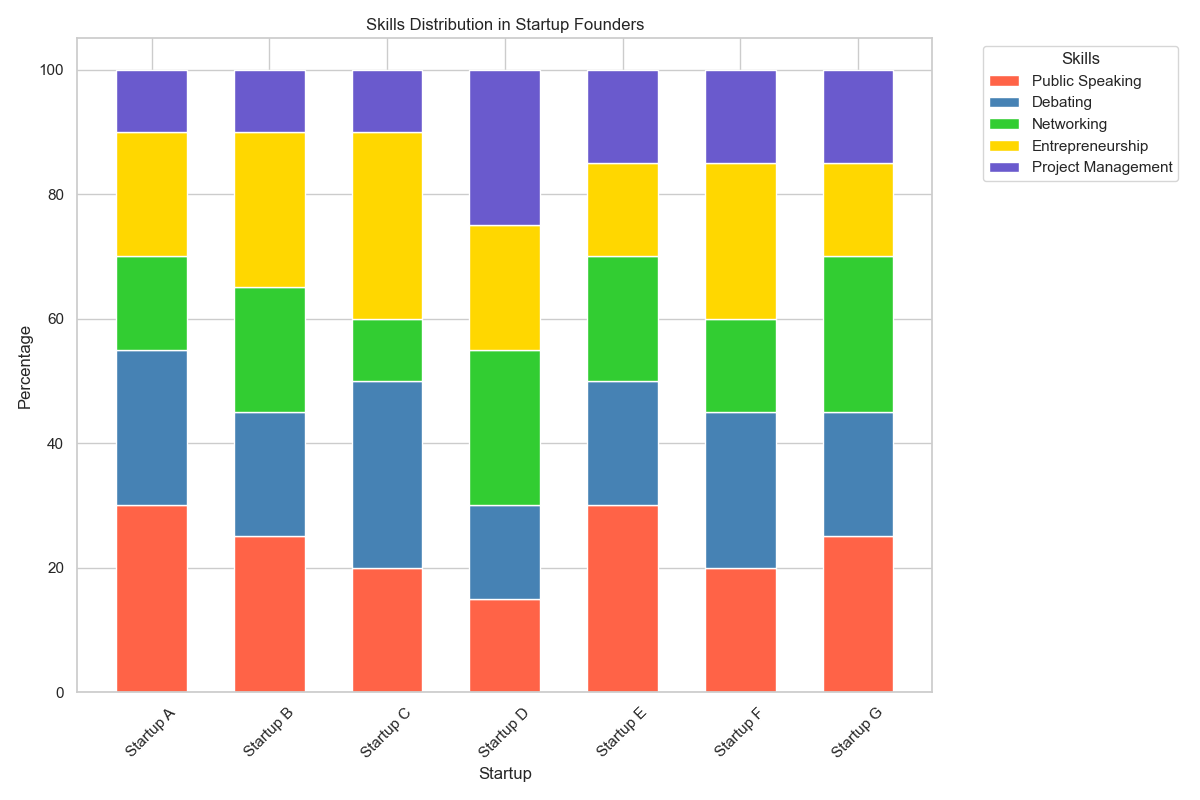

Generate this figure with Python:

import matplotlib.pyplot as plt
import pandas as pd
import seaborn as sns

data = [
    {'Destination': 'Startup A', 'Public Speaking': 30, 'Debating': 25, 'Networking': 15, 'Entrepreneurship': 20, 'Project Management': 10},
    {'Destination': 'Startup B', 'Public Speaking': 25, 'Debating': 20, 'Networking': 20, 'Entrepreneurship': 25, 'Project Management': 10},
    {'Destination': 'Startup C', 'Public Speaking': 20, 'Debating': 30, 'Networking': 10, 'Entrepreneurship': 30, 'Project Management': 10},
    {'Destination': 'Startup D', 'Public Speaking': 15, 'Debating': 15, 'Networking': 25, 'Entrepreneurship': 20, 'Project Management': 25},
    {'Destination': 'Startup E', 'Public Speaking': 30, 'Debating': 20, 'Networking': 20, 'Entrepreneurship': 15, 'Project Management': 15},
    {'Destination': 'Startup F', 'Public Speaking': 20, 'Debating': 25, 'Networking': 15, 'Entrepreneurship': 25, 'Project Management': 15},
    {'Destination': 'Startup G', 'Public Speaking': 25, 'Debating': 20, 'Networking': 25, 'Entrepreneurship': 15, 'Project Management': 15}
]

df = pd.DataFrame(data)
df = df.set_index('Destination')

cumulative_sum = df.cumsum(axis=1)

colors = ['#FF6347', '#4682B4', '#32CD32', '#FFD700', '#6A5ACD']

fig, ax = plt.subplots(figsize=(12, 8))

bottom = None

for column, color in zip(df.columns, colors):
    ax.bar(df.index, df[column], bottom=bottom, label=column, color=color, width=0.6)
    bottom = cumulative_sum[column]

ax.legend(title='Skills', bbox_to_anchor=(1.05, 1), loc='upper left')

ax.set_ylabel('Percentage')
ax.set_xlabel('Startup')
ax.set_title('Skills Distribution in Startup Founders')

plt.xticks(rotation=45)
plt.tight_layout()
plt.show()
